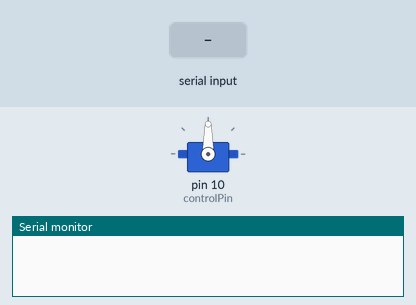
Recording of a sketch running on a simulated Arduino Uno, built with avr-gcc and run on an emulated ATmega328P. On the bench: servo, the last lines printed to the serial monitor. The test bench sets the inputs (shaded band).

Above: at 1.2 s.
1.3 s: "30,150\n" received over Serial
At 2.7 s:
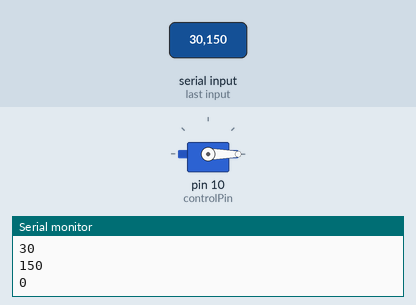
3.8 s: "90,45\n" received over Serial
At 4.6 s:
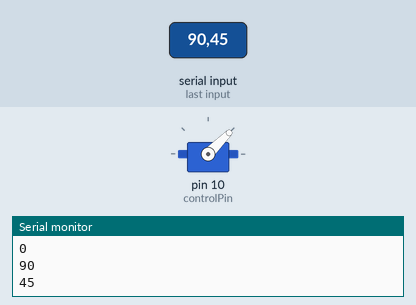
6.3 s: "200\n" received over Serial
At 6.9 s:
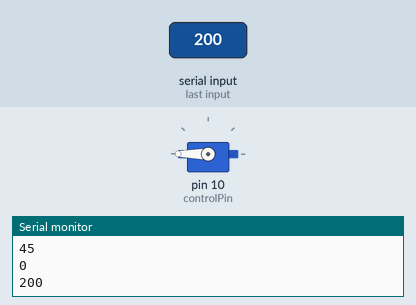
Timing chart, 0 to 9.3 s (numbered marks = the images above; inputs shaded):
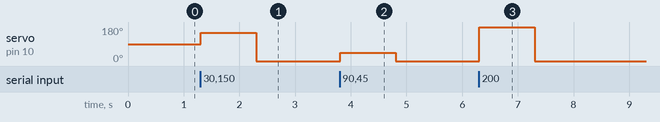

Measured:
- after the input at 1.3 s, servo on pin 10 (controlPin): 90° → 150° at once, → 0° 1.0 s later
- after the input at 3.8 s, servo on pin 10 (controlPin): 0° → 45° at once, → 0° 1.0 s later
- after the input at 6.3 s, servo on pin 10 (controlPin): 0° → 180° at once, → 0° 1.0 s later

The sketch:

servo_arduino.ino
```cpp
#include<Servo.h>

int controlPin = 10;
int servoPos;
Servo myservo;


void setup() {
  // put your setup code here, to run once:
  myservo.attach(controlPin);
  Serial.begin(9600);
}

void loop() {

  while(Serial.available() == 0){

  }

  servoPos = Serial.parseInt();
  Serial.println(servoPos);
  myservo.write(servoPos);
}
```
